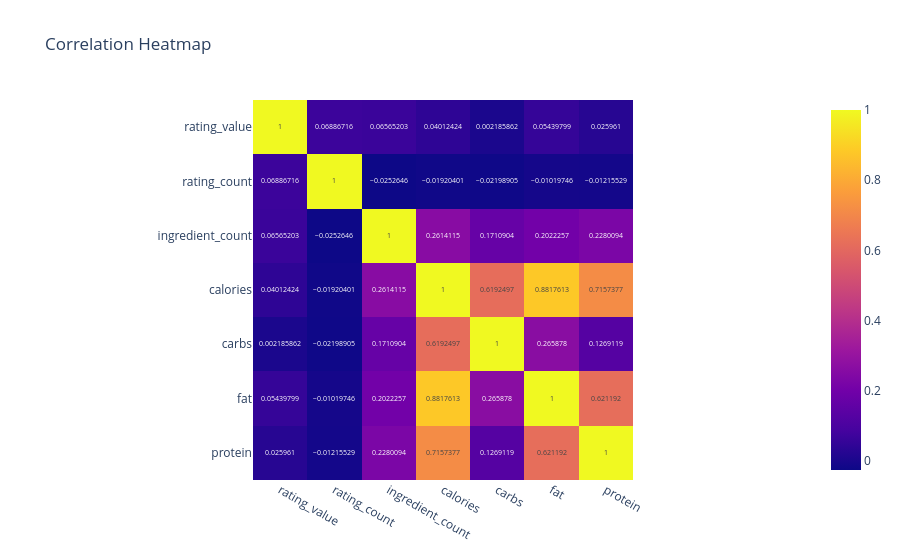

Write notebook code for a chart like this one.
### Code cell
corr_cols = [
    "rating_value",
    "rating_count",
    "ingredient_count",
    "calories",
    "carbs",
    "fat",
    "protein"
]

corr_matrix = recipe_summary[corr_cols].corr()

fig = px.imshow(
    corr_matrix,
    text_auto=True,
    title="Correlation Heatmap"
)
fig.show()

### Figure 1 — Plotly figure (JSON) as saved in the notebook; plotly's stock layout.template omitted (floating-point values rounded to 4 significant figures)
{"data": [{"coloraxis": "coloraxis", "hovertemplate": "x: %{x}<br>y: %{y}<br>color: %{z}<extra></extra>", "name": "0", "texttemplate": "%{z}", "type": "heatmap", "x": ["rating_value", "rating_count", "ingredient_count", "calories", "carbs", "fat", "protein"], "xaxis": "x", "y": ["rating_value", "rating_count", "ingredient_count", "calories", "carbs", "fat", "protein"], "yaxis": "y", "z": [[1.0, 0.06887, 0.06565, 0.04012, 0.002186, 0.0544, 0.02596], [0.06887, 1.0, -0.02526, -0.0192, -0.02199, -0.0102, -0.01216], [0.06565, -0.02526, 1.0, 0.2614, 0.1711, 0.2022, 0.228], [0.04012, -0.0192, 0.2614, 1.0, 0.6192, 0.8818, 0.7157], [0.002186, -0.02199, 0.1711, 0.6192, 1.0, 0.2659, 0.1269], [0.0544, -0.0102, 0.2022, 0.8818, 0.2659, 1.0, 0.6212], [0.02596, -0.01216, 0.228, 0.7157, 0.1269, 0.6212, 1.0]]}], "layout": {"coloraxis": {"colorscale": [[0, "#0d0887"], [0.1111, "#46039f"], [0.2222, "#7201a8"], [0.3333, "#9c179e"], [0.4444, "#bd3786"], [0.5556, "#d8576b"], [0.6667, "#ed7953"], [0.7778, "#fb9f3a"], [0.8889, "#fdca26"], [1, "#f0f921"]]}, "title": {"text": "Correlation Heatmap"}, "xaxis": {"anchor": "y", "constrain": "domain", "domain": [0, 1], "scaleanchor": "y"}, "yaxis": {"anchor": "x", "autorange": "reversed", "constrain": "domain", "domain": [0, 1]}}}
